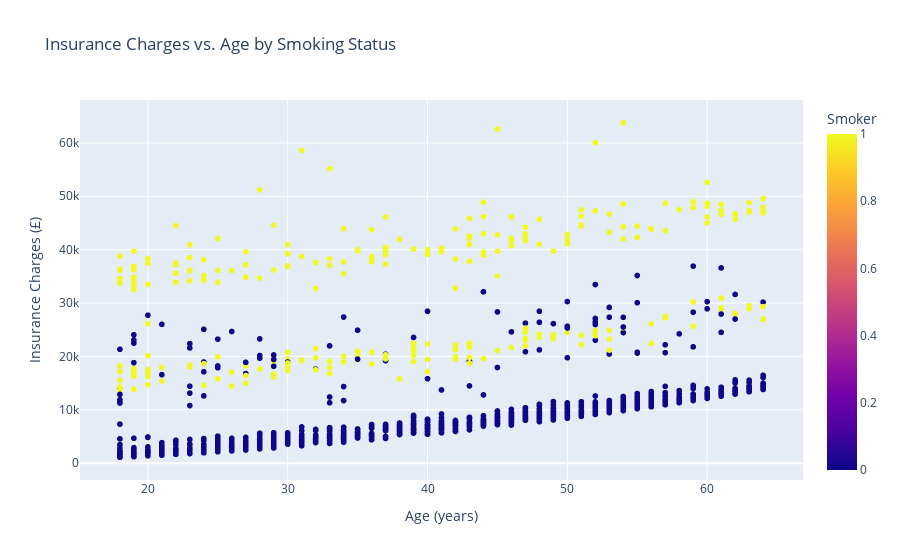

Notebook source saved alongside this figure:
### Code cell
# Static version for github preview 
import plotly.express as px

# Plotly scatter plot
fig = px.scatter(
    df,
    x='age',
    y='charges',
    color='smoker',
    title='Insurance Charges vs. Age by Smoking Status',
    labels={'age': 'Age (years)', 'charges': 'Insurance Charges (£)', 'smoker': ' Smoker'}
)

# Save PNG for GitHub preview
fig.write_image("scatter_charges_vs_age.png")    

# Display in notebook (this will show up in Jupyter notebook)
fig.show()

### Figure 1 — Plotly figure (JSON) as saved in the notebook; plotly's stock layout.template omitted (floating-point values rounded to 4 significant figures; data arrays with more than 128 entries replaced by an {"elided": "..."} marker saying what was removed)
{"data": [{"hovertemplate": "Age (years)=%{x}<br>Insurance Charges (£)=%{y}<br> Smoker=%{marker.color}<extra></extra>", "legendgroup": "", "marker": {"color": {"elided": "1337 int values"}, "coloraxis": "coloraxis", "symbol": "circle"}, "mode": "markers", "name": "", "showlegend": false, "type": "scattergl", "x": {"elided": "1337 int values"}, "xaxis": "x", "y": {"elided": "1337 float values"}, "yaxis": "y"}], "layout": {"coloraxis": {"colorbar": {"title": {"text": " Smoker"}}, "colorscale": [[0, "#0d0887"], [0.1111, "#46039f"], [0.2222, "#7201a8"], [0.3333, "#9c179e"], [0.4444, "#bd3786"], [0.5556, "#d8576b"], [0.6667, "#ed7953"], [0.7778, "#fb9f3a"], [0.8889, "#fdca26"], [1, "#f0f921"]]}, "legend": {"tracegroupgap": 0}, "title": {"text": "Insurance Charges vs. Age by Smoking Status"}, "xaxis": {"anchor": "y", "domain": [0, 1], "title": {"text": "Age (years)"}}, "yaxis": {"anchor": "x", "domain": [0, 1], "title": {"text": "Insurance Charges (£)"}}}}
